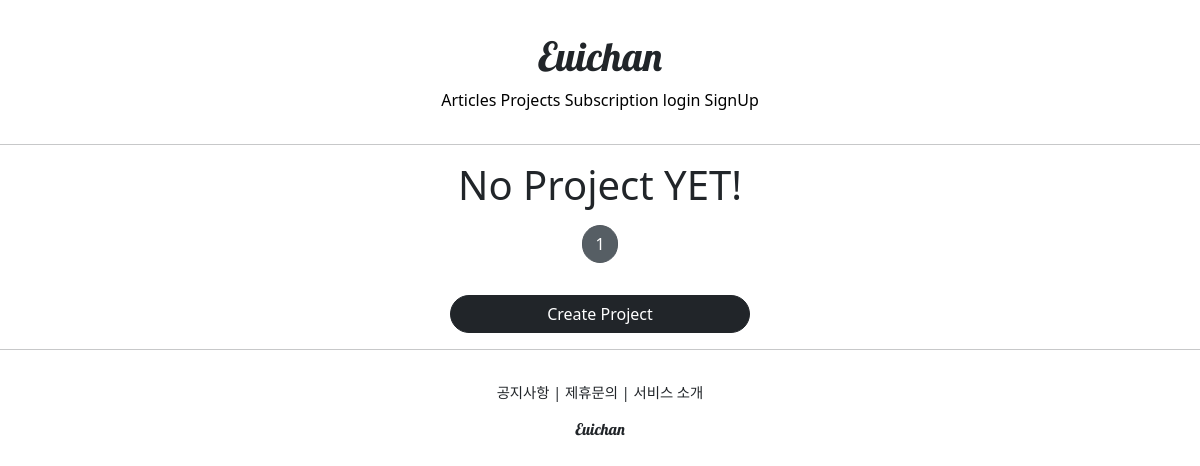
Before: /projects/list/ with the older database file.
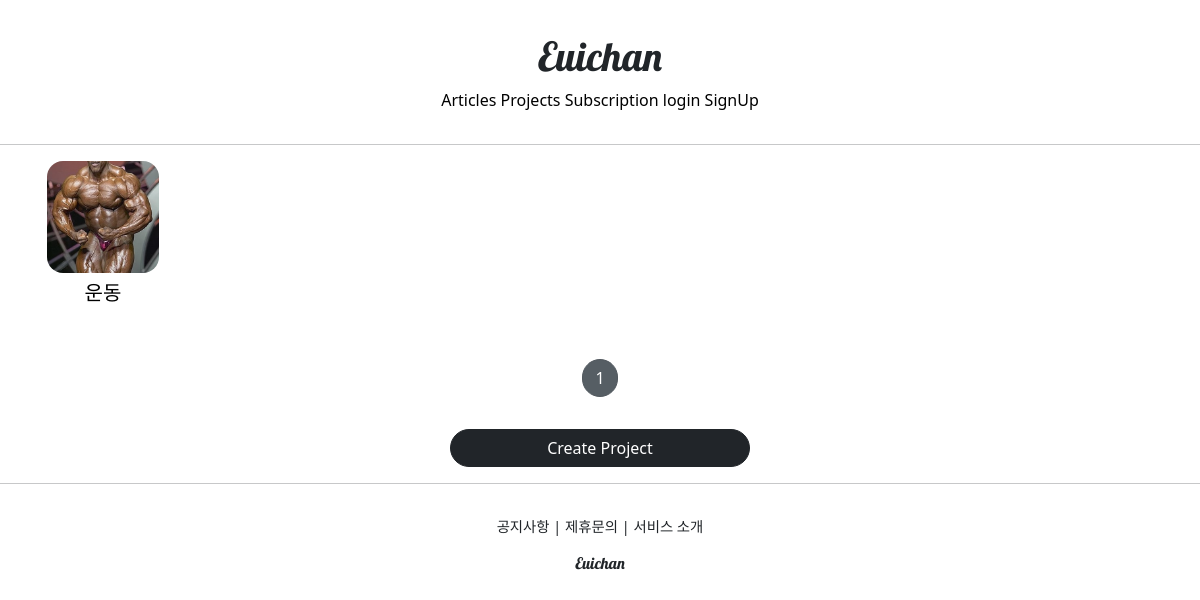
After: the same page with the newer database file.
### projectapp/models.py (models this page shows)
class Project(models.Model):
    image = models.ImageField(upload_to='project/', null=True)
    title = models.CharField(max_length=20, null=False)
    description = models.CharField(max_length=200, null=True)
    created_at = models.DateTimeField(auto_now=True)

### projectapp/views.py (the view)
# urls.py: path('list/', ProjectListView.as_view(), name='list'),
class ProjectListView(ListView):
    model = Project
    context_object_name = 'project_list'
    template_name = 'projectapp/list.html'
    paginate_by = 25

### projectapp/templates/projectapp/list.html (shortened to what this page needs)
{% extends 'base.html' %}
{% load static %}
{% block content %}
    {% if project_list %}
    <div class="container">
        {% for project in project_list %}
        <a href="{% url 'projectapp:detail' pk=project.pk %}" style="color:black; text-decoration: none;">
            {% include 'snippets/card_project.html' with project=project %}
        </a>
        {% endfor %}
    </div>
    {% else %}
    <div class="text-center">
        <h1>No Project YET!</h1>
    </div>
    {% endif %}
    {% include 'snippets/pagination.html' with page_obj=page_obj %}
    <div style="text-align: center">
        <a href="{% url 'projectapp:create' %}" class="btn btn-dark rounded-pill col-3 mt-3">
            Create Project
        </a>
    </div>
{% endblock %}

### templates/snippets/card_project.html
<div style="display: block; text-align:center;">
  <img src="{{ project.image.url }}" alt="">
  <h5 class="mt-2" style="font-family: 'NanumSquareB' ">
    {{ project.title | truncatechars:8 }}
  </h5>
</div>

Changed rows visible on the page:
added Project: image (picture), title "운동"
Other visible differences:
text no longer shown: "No Project YET!"
